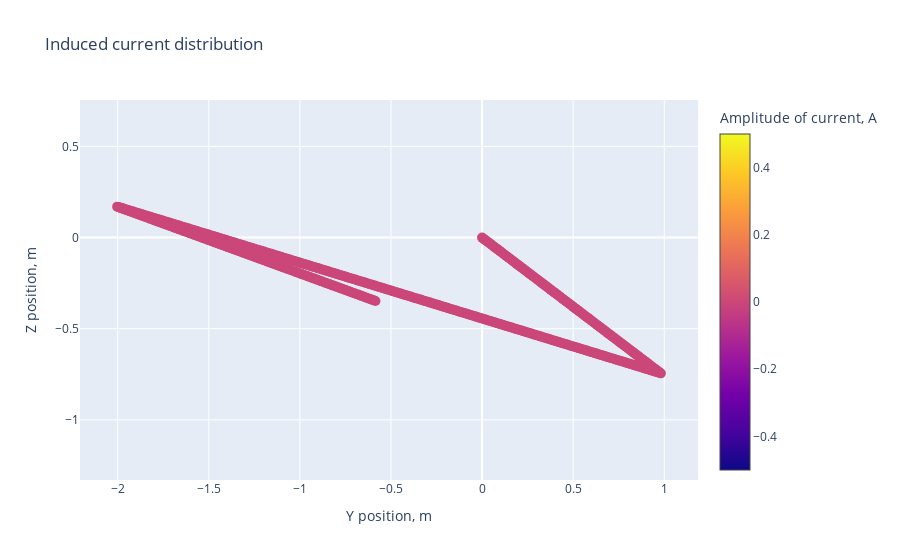

Notebook code for this chart:
### Code cell
import matplotlib.pyplot as plt
import numpy as np
import colormaps as cmaps
from matplotlib import colormaps as plt_cmaps
import plotly.graph_objects as go

light_speed, mu0, eps0 = 299792458., 4*np.pi*1e-7, 8.854e-12

def current_distribution_2d (R, current):

    fig = go.Figure()

    fig.add_trace(go.Scatter(
        x=R[:,0],
        y=R[:,1] ,
        mode='markers',
        marker=dict(
            size=10,
            color=np.abs(current),
            colorscale='plasma',
            showscale=True,
            colorbar=dict(title='Amplitude of current, A')
        ),
        name='Точки'
    ))
    fig.update_layout(
        title='Induced current distribution',
        xaxis_title='Y position, m',
        yaxis_title='Z position, m',
        xaxis=dict(scaleanchor="y"),
        yaxis=dict(scaleanchor="x")
    )
    fig.show()
current_distribution_2d(r[0], cur[0])

### Figure 1 — Plotly figure (JSON) as saved in the notebook; plotly's stock layout.template omitted (floating-point values rounded to 4 significant figures; data arrays with more than 128 entries replaced by an {"elided": "..."} marker saying what was removed)
{"data": [{"marker": {"color": {"elided": "572 int values"}, "colorbar": {"title": {"text": "Amplitude of current, A"}}, "colorscale": [[0, "#0d0887"], [0.1111, "#46039f"], [0.2222, "#7201a8"], [0.3333, "#9c179e"], [0.4444, "#bd3786"], [0.5556, "#d8576b"], [0.6667, "#ed7953"], [0.7778, "#fb9f3a"], [0.8889, "#fdca26"], [1, "#f0f921"]], "showscale": true, "size": 10}, "mode": "markers", "name": "Точки", "type": "scatter", "x": {"elided": "572 float values"}, "y": {"elided": "572 float values"}}], "layout": {"title": {"text": "Induced current distribution"}, "xaxis": {"scaleanchor": "y", "title": {"text": "Y position, m"}}, "yaxis": {"scaleanchor": "x", "title": {"text": "Z position, m"}}}}
